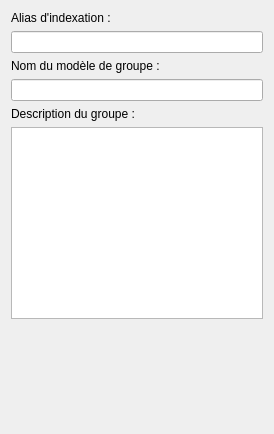
<?xml version="1.0" encoding="UTF-8"?>
<ui version="4.0">
 <class>COPYGroupWidget</class>
 <widget class="QWidget" name="COPYGroupWidget">
  <property name="geometry">
   <rect>
    <x>0</x>
    <y>0</y>
    <width>274</width>
    <height>434</height>
   </rect>
  </property>
  <property name="sizePolicy">
   <sizepolicy hsizetype="Fixed" vsizetype="Expanding">
    <horstretch>0</horstretch>
    <verstretch>0</verstretch>
   </sizepolicy>
  </property>
  <property name="windowTitle">
   <string>Form</string>
  </property>
  <layout class="QVBoxLayout" name="verticalLayout">
   <item>
    <widget class="QLabel" name="label">
     <property name="text">
      <string>Alias d'indexation :</string>
     </property>
    </widget>
   </item>
   <item>
    <widget class="QLineEdit" name="alias"/>
   </item>
   <item>
    <widget class="QLabel" name="label_2">
     <property name="text">
      <string>Nom du modèle de groupe :</string>
     </property>
    </widget>
   </item>
   <item>
    <widget class="QLineEdit" name="modelName">
     <property name="sizePolicy">
      <sizepolicy hsizetype="Preferred" vsizetype="Fixed">
       <horstretch>0</horstretch>
       <verstretch>0</verstretch>
      </sizepolicy>
     </property>
    </widget>
   </item>
   <item>
    <widget class="QLabel" name="label_3">
     <property name="text">
      <string>Description du groupe :</string>
     </property>
    </widget>
   </item>
   <item>
    <widget class="QPlainTextEdit" name="modelDescription">
     <property name="sizePolicy">
      <sizepolicy hsizetype="Preferred" vsizetype="Expanding">
       <horstretch>0</horstretch>
       <verstretch>0</verstretch>
      </sizepolicy>
     </property>
    </widget>
   </item>
   <item>
    <spacer name="verticalSpacer">
     <property name="orientation">
      <enum>Qt::Vertical</enum>
     </property>
     <property name="sizeHint" stdset="0">
      <size>
       <width>20</width>
       <height>40</height>
      </size>
     </property>
    </spacer>
   </item>
  </layout>
 </widget>
 <resources/>
 <connections/>
</ui>
